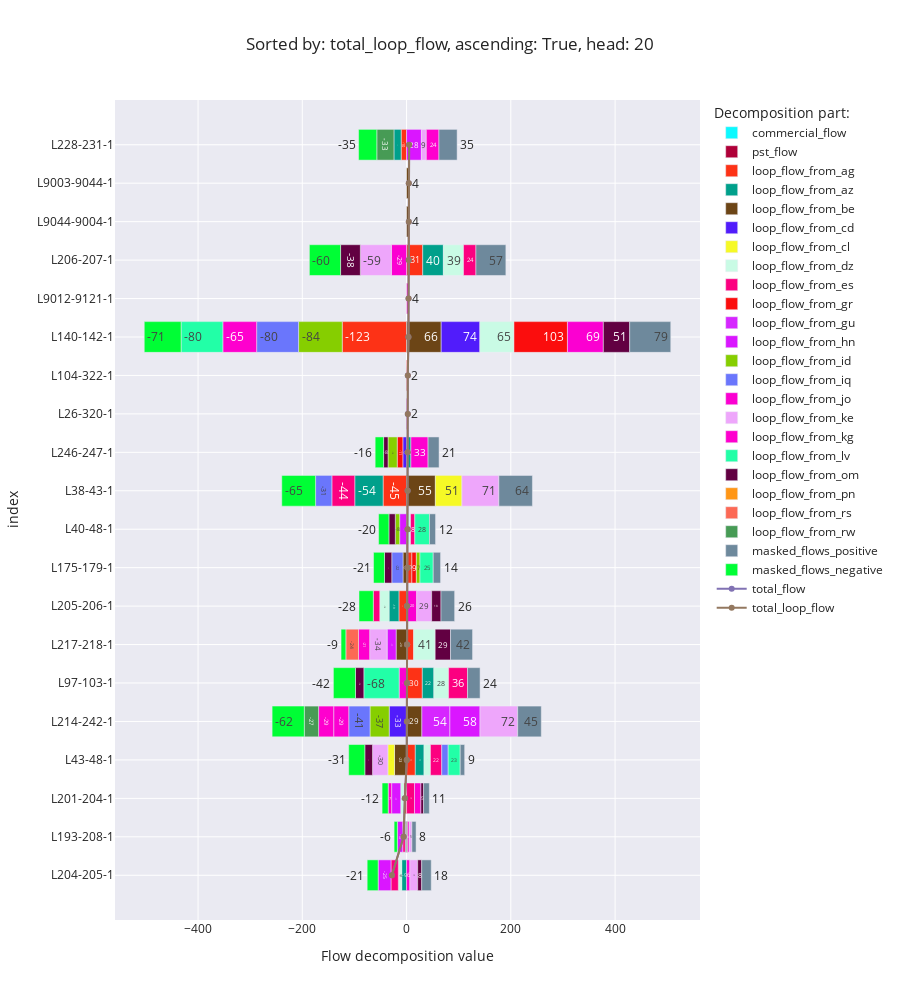

The code cell stored with this chart in its notebook:
### Code cell
flow_decomposition_bar_chart('total_loop_flow', ascending=True)

### Figure 1 — Plotly figure (JSON) as saved in the notebook; plotly's stock layout.template omitted (floating-point values rounded to 4 significant figures)
{"data": [{"alignmentgroup": "True", "hovertemplate": "Decomposition part:=commercial_flow<br>Flow decomposition value=%{x}<br>index=%{y}<extra></extra>", "legendgroup": "commercial_flow", "marker": {"color": "#0DF9FF", "pattern": {"shape": ""}}, "name": "commercial_flow", "offsetgroup": "commercial_flow", "orientation": "h", "showlegend": true, "textposition": "auto", "texttemplate": "%{x:.0f}", "type": "bar", "x": [null, null, null, null, null, null, null, null, null, null, null, null, null, null, null, null, null, null, null, null], "xaxis": "x", "y": ["L204-205-1", "L193-208-1", "L201-204-1", "L43-48-1", "L214-242-1", "L97-103-1", "L217-218-1", "L205-206-1", "L175-179-1", "L40-48-1", "L38-43-1", "L246-247-1", "L26-320-1", "L104-322-1", "L140-142-1", "L9012-9121-1", "L206-207-1", "L9044-9004-1", "L9003-9044-1", "L228-231-1"], "yaxis": "y"}, {"alignmentgroup": "True", "hovertemplate": "Decomposition part:=pst_flow<br>Flow decomposition value=%{x}<br>index=%{y}<extra></extra>", "legendgroup": "pst_flow", "marker": {"color": "#AF0038", "pattern": {"shape": ""}}, "name": "pst_flow", "offsetgroup": "pst_flow", "orientation": "h", "showlegend": true, "textposition": "auto", "texttemplate": "%{x:.0f}", "type": "bar", "x": [null, null, null, null, null, null, null, null, null, null, null, null, null, null, null, null, null, null, null, null], "xaxis": "x", "y": ["L204-205-1", "L193-208-1", "L201-204-1", "L43-48-1", "L214-242-1", "L97-103-1", "L217-218-1", "L205-206-1", "L175-179-1", "L40-48-1", "L38-43-1", "L246-247-1", "L26-320-1", "L104-322-1", "L140-142-1", "L9012-9121-1", "L206-207-1", "L9044-9004-1", "L9003-9044-1", "L228-231-1"], "yaxis": "y"}, {"alignmentgroup": "True", "hovertemplate": "Decomposition part:=loop_flow_from_ag<br>Flow decomposition value=%{x}<br>index=%{y}<extra></extra>", "legendgroup": "loop_flow_from_ag", "marker": {"color": "#FD3216", "pattern": {"shape": ""}}, "name": "loop_flow_from_ag", "offsetgroup": "loop_flow_from_ag", "orientation": "h", "showlegend": true, "textposition": "auto", "texttemplate": "%{x:.0f}", "type": "bar", "x": [null, null, -5.42, 16.77, null, 30.22, 13.61, -14.65, 10.16, null, -45.04, null, null, null, -123.4, null, 30.98, null, null, -10.4], "xaxis": "x", "y": ["L204-205-1", "L193-208-1", "L201-204-1", "L43-48-1", "L214-242-1", "L97-103-1", "L217-218-1", "L205-206-1", "L175-179-1", "L40-48-1", "L38-43-1", "L246-247-1", "L26-320-1", "L104-322-1", "L140-142-1", "L9012-9121-1", "L206-207-1", "L9044-9004-1", "L9003-9044-1", "L228-231-1"], "yaxis": "y"}, {"alignmentgroup": "True", "hovertemplate": "Decomposition part:=loop_flow_from_az<br>Flow decomposition value=%{x}<br>index=%{y}<extra></extra>", "legendgroup": "loop_flow_from_az", "marker": {"color": "#00A08B", "pattern": {"shape": ""}}, "name": "loop_flow_from_az", "offsetgroup": "loop_flow_from_az", "orientation": "h", "showlegend": true, "textposition": "auto", "texttemplate": "%{x:.0f}", "type": "bar", "x": [-9.36, -2.494, null, 16.72, null, 22.18, null, -18.92, null, null, -54.34, 8.342, null, null, null, null, 39.64, null, null, -13.82], "xaxis": "x", "y": ["L204-205-1", "L193-208-1", "L201-204-1", "L43-48-1", "L214-242-1", "L97-103-1", "L217-218-1", "L205-206-1", "L175-179-1", "L40-48-1", "L38-43-1", "L246-247-1", "L26-320-1", "L104-322-1", "L140-142-1", "L9012-9121-1", "L206-207-1", "L9044-9004-1", "L9003-9044-1", "L228-231-1"], "yaxis": "y"}, {"alignmentgroup": "True", "hovertemplate": "Decomposition part:=loop_flow_from_be<br>Flow decomposition value=%{x}<br>index=%{y}<extra></extra>", "legendgroup": "loop_flow_from_be", "marker": {"color": "#6C4516", "pattern": {"shape": ""}}, "name": "loop_flow_from_be", "offsetgroup": "loop_flow_from_be", "orientation": "h", "showlegend": true, "textposition": "auto", "texttemplate": "%{x:.0f}", "type": "bar", "x": [null, 2.115, null, -23.14, 29.36, null, -20.05, null, -6.801, null, 55.26, null, null, null, 66.44, null, null, 4.28, 4.28, null], "xaxis": "x", "y": ["L204-205-1", "L193-208-1", "L201-204-1", "L43-48-1", "L214-242-1", "L97-103-1", "L217-218-1", "L205-206-1", "L175-179-1", "L40-48-1", "L38-43-1", "L246-247-1", "L26-320-1", "L104-322-1", "L140-142-1", "L9012-9121-1", "L206-207-1", "L9044-9004-1", "L9003-9044-1", "L228-231-1"], "yaxis": "y"}, {"alignmentgroup": "True", "hovertemplate": "Decomposition part:=loop_flow_from_cd<br>Flow decomposition value=%{x}<br>index=%{y}<extra></extra>", "legendgroup": "loop_flow_from_cd", "marker": {"color": "#511CFB", "pattern": {"shape": ""}}, "name": "loop_flow_from_cd", "offsetgroup": "loop_flow_from_cd", "orientation": "h", "showlegend": true, "textposition": "auto", "texttemplate": "%{x:.0f}", "type": "bar", "x": [null, null, null, null, -33.32, null, null, null, null, null, null, -7.15, null, null, 74.17, null, null, null, null, null], "xaxis": "x", "y": ["L204-205-1", "L193-208-1", "L201-204-1", "L43-48-1", "L214-242-1", "L97-103-1", "L217-218-1", "L205-206-1", "L175-179-1", "L40-48-1", "L38-43-1", "L246-247-1", "L26-320-1", "L104-322-1", "L140-142-1", "L9012-9121-1", "L206-207-1", "L9044-9004-1", "L9003-9044-1", "L228-231-1"], "yaxis": "y"}, {"alignmentgroup": "True", "hovertemplate": "Decomposition part:=loop_flow_from_cl<br>Flow decomposition value=%{x}<br>index=%{y}<extra></extra>", "legendgroup": "loop_flow_from_cl", "marker": {"color": "#F6F926", "pattern": {"shape": ""}}, "name": "loop_flow_from_cl", "offsetgroup": "loop_flow_from_cl", "orientation": "h", "showlegend": true, "textposition": "auto", "texttemplate": "%{x:.0f}", "type": "bar", "x": [null, null, null, -12.65, null, null, null, null, null, null, 50.91, null, null, null, null, null, null, null, null, null], "xaxis": "x", "y": ["L204-205-1", "L193-208-1", "L201-204-1", "L43-48-1", "L214-242-1", "L97-103-1", "L217-218-1", "L205-206-1", "L175-179-1", "L40-48-1", "L38-43-1", "L246-247-1", "L26-320-1", "L104-322-1", "L140-142-1", "L9012-9121-1", "L206-207-1", "L9044-9004-1", "L9003-9044-1", "L228-231-1"], "yaxis": "y"}, {"alignmentgroup": "True", "hovertemplate": "Decomposition part:=loop_flow_from_dz<br>Flow decomposition value=%{x}<br>index=%{y}<extra></extra>", "legendgroup": "loop_flow_from_dz", "marker": {"color": "#C9FBE5", "pattern": {"shape": ""}}, "name": "loop_flow_from_dz", "offsetgroup": "loop_flow_from_dz", "orientation": "h", "showlegend": true, "textposition": "auto", "texttemplate": "%{x:.0f}", "type": "bar", "x": [-6.482, null, -5.782, 12.33, null, 28.24, 41.28, -17.84, null, 7.592, null, null, null, null, 65.43, null, 38.66, null, null, null], "xaxis": "x", "y": ["L204-205-1", "L193-208-1", "L201-204-1", "L43-48-1", "L214-242-1", "L97-103-1", "L217-218-1", "L205-206-1", "L175-179-1", "L40-48-1", "L38-43-1", "L246-247-1", "L26-320-1", "L104-322-1", "L140-142-1", "L9012-9121-1", "L206-207-1", "L9044-9004-1", "L9003-9044-1", "L228-231-1"], "yaxis": "y"}, {"alignmentgroup": "True", "hovertemplate": "Decomposition part:=loop_flow_from_es<br>Flow decomposition value=%{x}<br>index=%{y}<extra></extra>", "legendgroup": "loop_flow_from_es", "marker": {"color": "#FC0080", "pattern": {"shape": ""}}, "name": "loop_flow_from_es", "offsetgroup": "loop_flow_from_es", "orientation": "h", "showlegend": true, "textposition": "auto", "texttemplate": "%{x:.0f}", "type": "bar", "x": [-14.08, -4.882, 15.27, 21.7, null, 36.34, null, -12.4, null, 8.222, -43.94, null, null, null, null, null, 23.82, null, null, null], "xaxis": "x", "y": ["L204-205-1", "L193-208-1", "L201-204-1", "L43-48-1", "L214-242-1", "L97-103-1", "L217-218-1", "L205-206-1", "L175-179-1", "L40-48-1", "L38-43-1", "L246-247-1", "L26-320-1", "L104-322-1", "L140-142-1", "L9012-9121-1", "L206-207-1", "L9044-9004-1", "L9003-9044-1", "L228-231-1"], "yaxis": "y"}, {"alignmentgroup": "True", "hovertemplate": "Decomposition part:=loop_flow_from_gr<br>Flow decomposition value=%{x}<br>index=%{y}<extra></extra>", "legendgroup": "loop_flow_from_gr", "marker": {"color": "#FB0D0D", "pattern": {"shape": ""}}, "name": "loop_flow_from_gr", "offsetgroup": "loop_flow_from_gr", "orientation": "h", "showlegend": true, "textposition": "auto", "texttemplate": "%{x:.0f}", "type": "bar", "x": [null, null, null, null, null, null, null, null, 8.613, null, null, -10.81, null, 2.4, 102.6, null, null, null, null, null], "xaxis": "x", "y": ["L204-205-1", "L193-208-1", "L201-204-1", "L43-48-1", "L214-242-1", "L97-103-1", "L217-218-1", "L205-206-1", "L175-179-1", "L40-48-1", "L38-43-1", "L246-247-1", "L26-320-1", "L104-322-1", "L140-142-1", "L9012-9121-1", "L206-207-1", "L9044-9004-1", "L9003-9044-1", "L228-231-1"], "yaxis": "y"}, {"alignmentgroup": "True", "hovertemplate": "Decomposition part:=loop_flow_from_gu<br>Flow decomposition value=%{x}<br>index=%{y}<extra></extra>", "legendgroup": "loop_flow_from_gu", "marker": {"color": "#D626FF", "pattern": {"shape": ""}}, "name": "loop_flow_from_gu", "offsetgroup": "loop_flow_from_gu", "orientation": "h", "showlegend": true, "textposition": "auto", "texttemplate": "%{x:.0f}", "type": "bar", "x": [null, null, null, null, 53.76, null, null, null, null, null, null, null, null, null, null, null, null, null, null, null], "xaxis": "x", "y": ["L204-205-1", "L193-208-1", "L201-204-1", "L43-48-1", "L214-242-1", "L97-103-1", "L217-218-1", "L205-206-1", "L175-179-1", "L40-48-1", "L38-43-1", "L246-247-1", "L26-320-1", "L104-322-1", "L140-142-1", "L9012-9121-1", "L206-207-1", "L9044-9004-1", "L9003-9044-1", "L228-231-1"], "yaxis": "y"}, {"alignmentgroup": "True", "hovertemplate": "Decomposition part:=loop_flow_from_hn<br>Flow decomposition value=%{x}<br>index=%{y}<extra></extra>", "legendgroup": "loop_flow_from_hn", "marker": {"color": "#DA16FF", "pattern": {"shape": ""}}, "name": "loop_flow_from_hn", "offsetgroup": "loop_flow_from_hn", "orientation": "h", "showlegend": true, "textposition": "auto", "texttemplate": "%{x:.0f}", "type": "bar", "x": [-24.57, -10.27, -17.48, null, 57.72, null, -17.21, null, null, -13.28, null, null, null, null, null, null, null, null, null, 28.41], "xaxis": "x", "y": ["L204-205-1", "L193-208-1", "L201-204-1", "L43-48-1", "L214-242-1", "L97-103-1", "L217-218-1", "L205-206-1", "L175-179-1", "L40-48-1", "L38-43-1", "L246-247-1", "L26-320-1", "L104-322-1", "L140-142-1", "L9012-9121-1", "L206-207-1", "L9044-9004-1", "L9003-9044-1", "L228-231-1"], "yaxis": "y"}, {"alignmentgroup": "True", "hovertemplate": "Decomposition part:=loop_flow_from_id<br>Flow decomposition value=%{x}<br>index=%{y}<extra></extra>", "legendgroup": "loop_flow_from_id", "marker": {"color": "#86CE00", "pattern": {"shape": ""}}, "name": "loop_flow_from_id", "offsetgroup": "loop_flow_from_id", "orientation": "h", "showlegend": true, "textposition": "auto", "texttemplate": "%{x:.0f}", "type": "bar", "x": [null, null, null, null, -36.81, null, null, null, 6.977, -8.357, null, -17.64, null, null, -83.75, null, null, null, null, null], "xaxis": "x", "y": ["L204-205-1", "L193-208-1", "L201-204-1", "L43-48-1", "L214-242-1", "L97-103-1", "L217-218-1", "L205-206-1", "L175-179-1", "L40-48-1", "L38-43-1", "L246-247-1", "L26-320-1", "L104-322-1", "L140-142-1", "L9012-9121-1", "L206-207-1", "L9044-9004-1", "L9003-9044-1", "L228-231-1"], "yaxis": "y"}, {"alignmentgroup": "True", "hovertemplate": "Decomposition part:=loop_flow_from_iq<br>Flow decomposition value=%{x}<br>index=%{y}<extra></extra>", "legendgroup": "loop_flow_from_iq", "marker": {"color": "#6A76FC", "pattern": {"shape": ""}}, "name": "loop_flow_from_iq", "offsetgroup": "loop_flow_from_iq", "orientation": "h", "showlegend": true, "textposition": "auto", "texttemplate": "%{x:.0f}", "type": "bar", "x": [null, null, null, 12.32, -40.8, null, null, null, -21.59, null, -31.25, null, null, null, -80.44, null, null, null, null, null], "xaxis": "x", "y": ["L204-205-1", "L193-208-1", "L201-204-1", "L43-48-1", "L214-242-1", "L97-103-1", "L217-218-1", "L205-206-1", "L175-179-1", "L40-48-1", "L38-43-1", "L246-247-1", "L26-320-1", "L104-322-1", "L140-142-1", "L9012-9121-1", "L206-207-1", "L9044-9004-1", "L9003-9044-1", "L228-231-1"], "yaxis": "y"}, {"alignmentgroup": "True", "hovertemplate": "Decomposition part:=loop_flow_from_jo<br>Flow decomposition value=%{x}<br>index=%{y}<extra></extra>", "legendgroup": "loop_flow_from_jo", "marker": {"color": "#FB00D1", "pattern": {"shape": ""}}, "name": "loop_flow_from_jo", "offsetgroup": "loop_flow_from_jo", "orientation": "h", "showlegend": true, "textposition": "auto", "texttemplate": "%{x:.0f}", "type": "bar", "x": [6.363, 3.093, 12.27, null, -28.86, -14.27, null, 19.52, null, null, null, null, 2.4, null, 68.88, null, -29.23, null, null, null], "xaxis": "x", "y": ["L204-205-1", "L193-208-1", "L201-204-1", "L43-48-1", "L214-242-1", "L97-103-1", "L217-218-1", "L205-206-1", "L175-179-1", "L40-48-1", "L38-43-1", "L246-247-1", "L26-320-1", "L104-322-1", "L140-142-1", "L9012-9121-1", "L206-207-1", "L9044-9004-1", "L9003-9044-1", "L228-231-1"], "yaxis": "y"}, {"alignmentgroup": "True", "hovertemplate": "Decomposition part:=loop_flow_from_ke<br>Flow decomposition value=%{x}<br>index=%{y}<extra></extra>", "legendgroup": "loop_flow_from_ke", "marker": {"color": "#EEA6FB", "pattern": {"shape": ""}}, "name": "loop_flow_from_ke", "offsetgroup": "loop_flow_from_ke", "orientation": "h", "showlegend": true, "textposition": "auto", "texttemplate": "%{x:.0f}", "type": "bar", "x": [14.92, 5.026, null, -29.56, 72.33, null, -33.53, 28.6, null, null, 70.93, null, null, null, null, null, -59.44, null, null, 9.488], "xaxis": "x", "y": ["L204-205-1", "L193-208-1", "L201-204-1", "L43-48-1", "L214-242-1", "L97-103-1", "L217-218-1", "L205-206-1", "L175-179-1", "L40-48-1", "L38-43-1", "L246-247-1", "L26-320-1", "L104-322-1", "L140-142-1", "L9012-9121-1", "L206-207-1", "L9044-9004-1", "L9003-9044-1", "L228-231-1"], "yaxis": "y"}, {"alignmentgroup": "True", "hovertemplate": "Decomposition part:=loop_flow_from_kg<br>Flow decomposition value=%{x}<br>index=%{y}<extra></extra>", "legendgroup": "loop_flow_from_kg", "marker": {"color": "#FE00CE", "pattern": {"shape": ""}}, "name": "loop_flow_from_kg", "offsetgroup": "loop_flow_from_kg", "orientation": "h", "showlegend": true, "textposition": "auto", "texttemplate": "%{x:.0f}", "type": "bar", "x": [null, null, -6.557, null, -29.03, null, -21.38, null, null, null, null, 32.94, null, null, -64.91, 3.8, null, null, null, 24.22], "xaxis": "x", "y": ["L204-205-1", "L193-208-1", "L201-204-1", "L43-48-1", "L214-242-1", "L97-103-1", "L217-218-1", "L205-206-1", "L175-179-1", "L40-48-1", "L38-43-1", "L246-247-1", "L26-320-1", "L104-322-1", "L140-142-1", "L9012-9121-1", "L206-207-1", "L9044-9004-1", "L9003-9044-1", "L228-231-1"], "yaxis": "y"}, {"alignmentgroup": "True", "hovertemplate": "Decomposition part:=loop_flow_from_lv<br>Flow decomposition value=%{x}<br>index=%{y}<extra></extra>", "legendgroup": "loop_flow_from_lv", "marker": {"color": "#22FFA7", "pattern": {"shape": ""}}, "name": "loop_flow_from_lv", "offsetgroup": "loop_flow_from_lv", "orientation": "h", "showlegend": true, "textposition": "auto", "texttemplate": "%{x:.0f}", "type": "bar", "x": [null, null, null, 23.07, null, -67.69, null, null, 25.38, 28.11, null, null, null, null, -80.05, null, null, null, null, null], "xaxis": "x", "y": ["L204-205-1", "L193-208-1", "L201-204-1", "L43-48-1", "L214-242-1", "L97-103-1", "L217-218-1", "L205-206-1", "L175-179-1", "L40-48-1", "L38-43-1", "L246-247-1", "L26-320-1", "L104-322-1", "L140-142-1", "L9012-9121-1", "L206-207-1", "L9044-9004-1", "L9003-9044-1", "L228-231-1"], "yaxis": "y"}, {"alignmentgroup": "True", "hovertemplate": "Decomposition part:=loop_flow_from_om<br>Flow decomposition value=%{x}<br>index=%{y}<extra></extra>", "legendgroup": "loop_flow_from_om", "marker": {"color": "#620042", "pattern": {"shape": ""}}, "name": "loop_flow_from_om", "offsetgroup": "loop_flow_from_om", "orientation": "h", "showlegend": true, "textposition": "auto", "texttemplate": "%{x:.0f}", "type": "bar", "x": [7.774, null, 5.094, -14.77, null, -16.0, 29.44, 17.94, -13.95, -12.24, null, -8.487, null, null, 50.55, null, -37.94, null, null, null], "xaxis": "x", "y": ["L204-205-1", "L193-208-1", "L201-204-1", "L43-48-1", "L214-242-1", "L97-103-1", "L217-218-1", "L205-206-1", "L175-179-1", "L40-48-1", "L38-43-1", "L246-247-1", "L26-320-1", "L104-322-1", "L140-142-1", "L9012-9121-1", "L206-207-1", "L9044-9004-1", "L9003-9044-1", "L228-231-1"], "yaxis": "y"}, {"alignmentgroup": "True", "hovertemplate": "Decomposition part:=loop_flow_from_pn<br>Flow decomposition value=%{x}<br>index=%{y}<extra></extra>", "legendgroup": "loop_flow_from_pn", "marker": {"color": "#FF9616", "pattern": {"shape": ""}}, "name": "loop_flow_from_pn", "offsetgroup": "loop_flow_from_pn", "orientation": "h", "showlegend": true, "textposition": "auto", "texttemplate": "%{x:.0f}", "type": "bar", "x": [null, null, null, null, null, null, null, null, null, null, null, null, null, null, null, null, null, null, null, null], "xaxis": "x", "y": ["L204-205-1", "L193-208-1", "L201-204-1", "L43-48-1", "L214-242-1", "L97-103-1", "L217-218-1", "L205-206-1", "L175-179-1", "L40-48-1", "L38-43-1", "L246-247-1", "L26-320-1", "L104-322-1", "L140-142-1", "L9012-9121-1", "L206-207-1", "L9044-9004-1", "L9003-9044-1", "L228-231-1"], "yaxis": "y"}, {"alignmentgroup": "True", "hovertemplate": "Decomposition part:=loop_flow_from_rs<br>Flow decomposition value=%{x}<br>index=%{y}<extra></extra>", "legendgroup": "loop_flow_from_rs", "marker": {"color": "#FC6955", "pattern": {"shape": ""}}, "name": "loop_flow_from_rs", "offsetgroup": "loop_flow_from_rs", "orientation": "h", "showlegend": true, "textposition": "auto", "texttemplate": "%{x:.0f}", "type": "bar", "x": [null, null, null, null, null, null, -24.31, null, null, null, null, null, null, null, null, null, null, null, null, null], "xaxis": "x", "y": ["L204-205-1", "L193-208-1", "L201-204-1", "L43-48-1", "L214-242-1", "L97-103-1", "L217-218-1", "L205-206-1", "L175-179-1", "L40-48-1", "L38-43-1", "L246-247-1", "L26-320-1", "L104-322-1", "L140-142-1", "L9012-9121-1", "L206-207-1", "L9044-9004-1", "L9003-9044-1", "L228-231-1"], "yaxis": "y"}, {"alignmentgroup": "True", "hovertemplate": "Decomposition part:=loop_flow_from_rw<br>Flow decomposition value=%{x}<br>index=%{y}<extra></extra>", "legendgroup": "loop_flow_from_rw", "marker": {"color": "#479B55", "pattern": {"shape": ""}}, "name": "loop_flow_from_rw", "offsetgroup": "loop_flow_from_rw", "orientation": "h", "showlegend": true, "textposition": "auto", "texttemplate": "%{x:.0f}", "type": "bar", "x": [null, null, null, null, -27.35, null, null, null, null, null, null, null, null, null, null, null, null, null, null, -32.9], "xaxis": "x", "y": ["L204-205-1", "L193-208-1", "L201-204-1", "L43-48-1", "L214-242-1", "L97-103-1", "L217-218-1", "L205-206-1", "L175-179-1", "L40-48-1", "L38-43-1", "L246-247-1", "L26-320-1", "L104-322-1", "L140-142-1", "L9012-9121-1", "L206-207-1", "L9044-9004-1", "L9003-9044-1", "L228-231-1"], "yaxis": "y"}, {"alignmentgroup": "True", "hovertemplate": "Decomposition part:=masked_flows_positive<br>Flow decomposition value=%{x}<br>index=%{y}<extra></extra>", "legendgroup": "masked_flows_positive", "marker": {"color": "#6E899C", "pattern": {"shape": ""}}, "name": "masked_flows_positive", "offsetgroup": "masked_flows_positive", "orientation": "h", "showlegend": true, "textposition": "auto", "texttemplate": "%{x:.0f}", "type": "bar", "x": [18.28, 7.995, 11.05, 8.54, 45.29, 24.06, 42.25, 26.17, 14.1, 11.69, 64.36, 21.11, 0, 0, 78.74, 0, 57.39, 0, 0, 34.88], "xaxis": "x", "y": ["L204-205-1", "L193-208-1", "L201-204-1", "L43-48-1", "L214-242-1", "L97-103-1", "L217-218-1", "L205-206-1", "L175-179-1", "L40-48-1", "L38-43-1", "L246-247-1", "L26-320-1", "L104-322-1", "L140-142-1", "L9012-9121-1", "L206-207-1", "L9044-9004-1", "L9003-9044-1", "L228-231-1"], "yaxis": "y"}, {"alignmentgroup": "True", "hovertemplate": "Decomposition part:=masked_flows_negative<br>Flow decomposition value=%{x}<br>index=%{y}<extra></extra>", "legendgroup": "masked_flows_negative", "marker": {"color": "#00FE35", "pattern": {"shape": ""}}, "name": "masked_flows_negative", "offsetgroup": "masked_flows_negative", "orientation": "h", "showlegend": true, "textposition": "auto", "texttemplate": "%{x:.0f}", "type": "bar", "x": [-21.07, -6.263, -11.72, -30.93, -61.76, -42.4, -9.21, -27.5, -21.06, -19.79, -64.83, -16.17, 0, 0, -70.67, 0, -59.83, 0, 0, -34.96], "xaxis": "x", "y": ["L204-205-1", "L193-208-1", "L201-204-1", "L43-48-1", "L214-242-1", "L97-103-1", "L217-218-1", "L205-206-1", "L175-179-1", "L40-48-1", "L38-43-1", "L246-247-1", "L26-320-1", "L104-322-1", "L140-142-1", "L9012-9121-1", "L206-207-1", "L9044-9004-1", "L9003-9044-1", "L228-231-1"], "yaxis": "y"}, {"mode": "lines+markers", "name": "total_flow", "type": "scatter", "x": [-28.23, -5.679, -3.277, 0.4034, 0.5365, 0.6762, 0.891, 0.912, 1.834, 1.95, 2.046, 2.141, 2.4, 2.4, 3.575, 3.8, 4.047, 4.28, 4.28, 4.926], "y": ["L204-205-1", "L193-208-1", "L201-204-1", "L43-48-1", "L214-242-1", "L97-103-1", "L217-218-1", "L205-206-1", "L175-179-1", "L40-48-1", "L38-43-1", "L246-247-1", "L26-320-1", "L104-322-1", "L140-142-1", "L9012-9121-1", "L206-207-1", "L9044-9004-1", "L9003-9044-1", "L228-231-1"]}, {"mode": "lines+markers", "name": "total_loop_flow", "type": "scatter", "x": [-28.23, -5.679, -3.277, 0.4034, 0.5365, 0.6762, 0.891, 0.912, 1.834, 1.95, 2.046, 2.141, 2.4, 2.4, 3.575, 3.8, 4.047, 4.28, 4.28, 4.926], "y": ["L204-205-1", "L193-208-1", "L201-204-1", "L43-48-1", "L214-242-1", "L97-103-1", "L217-218-1", "L205-206-1", "L175-179-1", "L40-48-1", "L38-43-1", "L246-247-1", "L26-320-1", "L104-322-1", "L140-142-1", "L9012-9121-1", "L206-207-1", "L9044-9004-1", "L9003-9044-1", "L228-231-1"]}], "layout": {"barmode": "relative", "height": 1000, "legend": {"title": {"text": "Decomposition part:"}, "tracegroupgap": 0}, "title": {"text": "Sorted by: total_loop_flow, ascending: True, head: 20"}, "xaxis": {"anchor": "y", "domain": [0, 1], "title": {"text": "Flow decomposition value"}}, "yaxis": {"anchor": "x", "domain": [0, 1], "title": {"text": "index"}}}}
